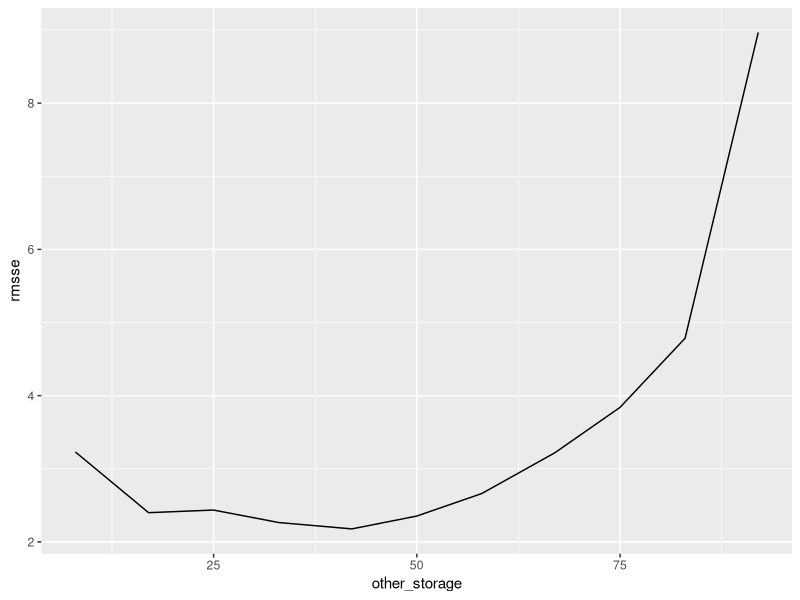
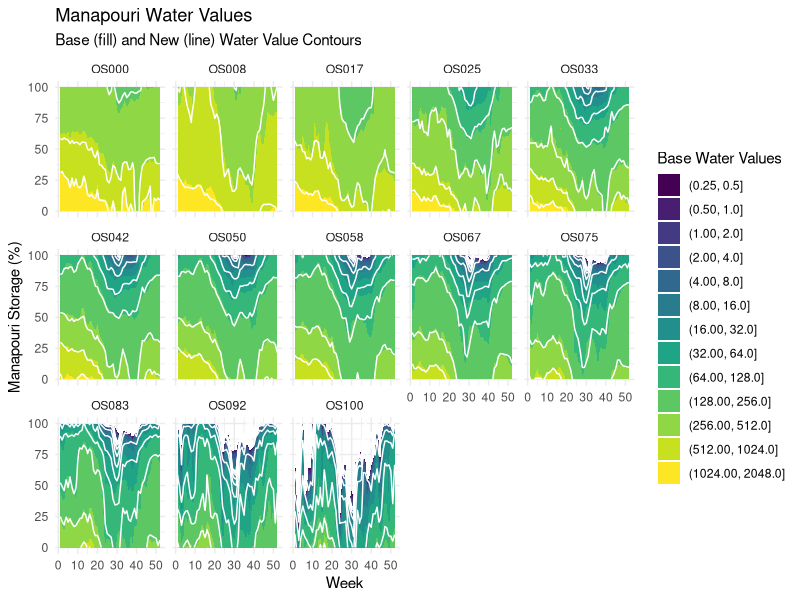
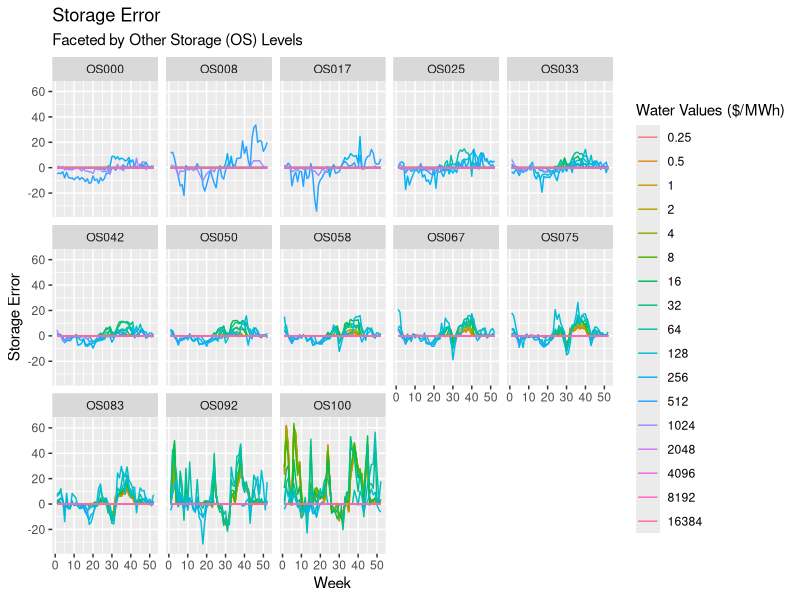
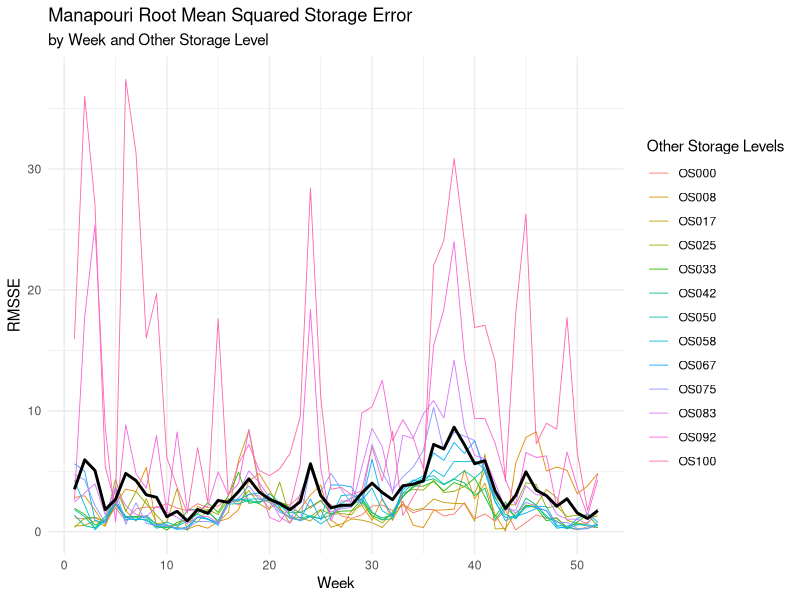
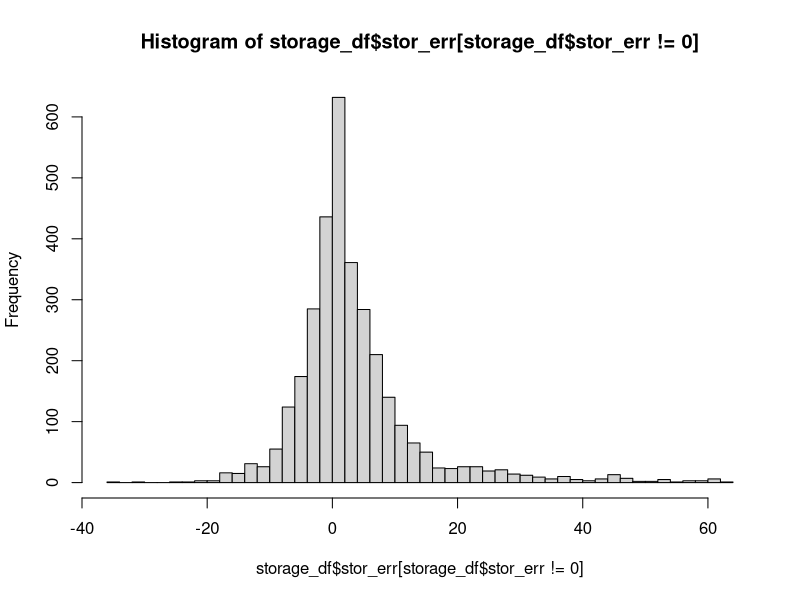

These figures' R source, in order:
## ---- chunk 1
knitr::opts_chunk$set(echo = TRUE)
library(tidyverse)
## ---- chunk 2
# Load in WVs from full run (91 years + mean joiner)
# Load in WVs from alternate data set

weeks <- 54
burnin <- 80

df <- read_csv("Apr24B_AVG_0011_WVX.csv") |>  
  mutate(rn = row_number(),
         week = (rn - 1) %% (weeks + burnin) + 1,
         other_storage = floor((rn-1)/(weeks + burnin)),
         other_storage = round(other_storage / 12 * 100),
         ) |> 
  select(-rn) |> 
  pivot_longer(-c(week, other_storage), 
               names_to = "storage", values_to = "wv_base") |> 
  mutate(storage = round(as.double(storage)*100),
         wv_base = as.double(wv_base),
         os_label = paste0("OS", str_pad(other_storage, width = 3, pad = "0"))
         )

new <- read_csv("Apr24B_0015_WVX.csv") |>  
  mutate(rn = row_number(),
         week = (rn - 1) %% (weeks + burnin) + 1,
         other_storage = floor((rn-1)/(weeks + burnin)),
         other_storage = round(other_storage / 12 * 100),
         ) |> 
  select(-rn) |> 
  pivot_longer(-c(week, other_storage), 
               names_to = "storage", values_to = "wv_new") |> 
  mutate(storage = round(as.double(storage)*100),
         wv_new = as.double(wv_new)
         )

## join the two data sets

if (dim(df)[1] != dim(new)[1]) {
  stop("Data sets are not the same length")
} else {
  df <- df |> 
    bind_cols(new[,"wv_new"]) 
}

## ---- chunk 3

week <- 1:(weeks-1)

wv <- 2^(-2:14)

other_storage <- df |> 
  distinct(other_storage) |>
  arrange(other_storage) |>
  pull(other_storage)

storage_df <- expand_grid(week = week,
                       wv = wv,
                       other_storage = other_storage)


storage_base <- function(wv, week, other_storage) {
  # filter data by week and storage level
  filtered_df <- df |> 
    filter(week == !!week,
           other_storage == !!other_storage)
  
  # check that there are enough data points to interpolate
  if (nrow(filtered_df) < 2) {
    stop("Not enough data points to interpolate")
  }
  
  # interpolate the data using approx()
  storage_base <- approx(x = filtered_df$wv_base,
                                 y = filtered_df$storage,
                                 xout = wv, rule = 2)$y
  return(storage_base)
}

storage_new <- function(wv, week, other_storage) {
  # filter data by week and storage level
  filtered_df <- df |> 
    filter(week == !!week,
           other_storage == !!other_storage)
  
  # check that there are enough data points to interpolate
  if (nrow(filtered_df) < 2) {
    stop("Not enough data points to interpolate")
  }
  
  # interpolate the data using approx()
  storage_new <- approx(x = filtered_df$wv_new,
                                 y = filtered_df$storage,
                                 xout = wv, rule = 2)$y
  return(storage_new)
}




storage_df <- storage_df |> 
  mutate(stor_base = pmap_dbl(list(wv, week, other_storage), storage_base),
         stor_new = pmap_dbl(list(wv, week, other_storage), storage_new),
         stor_err = stor_new - stor_base, 
         sq_stor_err = stor_err^2,
         os_label = paste0("OS", str_pad(other_storage, width = 3, pad = "0"))
         )

# Define %notin% operator
`%notin%` <- function(x, y) {
  !(x %in% y)
}


storage_df %>% 
  group_by(other_storage) %>%
  summarise(rmsse = sqrt(mean(sq_stor_err))) %>% 
  filter(other_storage %notin% c(0,100)) |>
  ggplot(aes(x = other_storage, y = rmsse)) +
  geom_line()

storage_df %>% 
  group_by(other_storage) %>%
  summarise(rmsse = sqrt(mean(sq_stor_err))) %>% 
  print()

head(storage_df)

## ---- chunk 4

df %>% 
  filter(week < 53,
         # other_storage %notin% c(0,100)
         ) |>
  ggplot() +
  geom_contour_filled(aes(x = week, y = storage, z = wv_base), breaks = 2^(-2:14)) +
  geom_contour(aes(x = week, y = storage, z = wv_new), color = "white", breaks = 2^(-2:14)) +  # Add contour lines for clarity
  labs(title = "Manapouri Water Values",
       subtitle = "Base (fill) and New (line) Water Value Contours",
       fill = "Base Water Values",
       x = "Week",
       y = "Manapouri Storage (%)") +
  facet_wrap(~os_label, nrow = 3) +
  theme_minimal()

storage_df |> 
  filter(week < 53,
         # other_storage %notin% c(0,100)
         ) |>
  ggplot(aes(x = week, y = stor_err, group = wv)) +
  geom_line(aes(color = as.factor(wv))) +
  labs(title = "Storage Error",
       subtitle = "Faceted by Other Storage (OS) Levels",
       x = "Week",
       y = "Storage Error",
       color = "Water Values ($/MWh)") +
  facet_wrap(~os_label, nrow = 3)

wide_storage_df <- storage_df %>% 
  filter(week < 53,
         # other_storage %notin% c(0,100)
         ) |>
  group_by(other_storage,week) %>%
  summarise(rmsse = sqrt(mean(sq_stor_err))) |>
  pivot_wider(names_from = other_storage, values_from = rmsse) |>
  rename_with(
    .fn = ~ paste0("OS", str_pad(.x, width = 3, pad = "0")),
    .cols = -1
  ) |>
  mutate(Mean = rowMeans(across(-week))) %>% 
  pivot_longer(-week, names_to = "OS", values_to = "RMSSE")

wide_storage_df |>
  filter(OS != "Mean") %>% 
  ggplot(aes(x = week, y = RMSSE, group = OS, color = OS)) +
  geom_line(linewidth = .3) +
  geom_line(data = wide_storage_df %>% filter(OS == "Mean"), aes(x = week, y = RMSSE), color = "black", linewidth = 1) +
  labs(title = "Manapouri Root Mean Squared Storage Error",
       subtitle = "by Week and Other Storage Level",
       x = "Week",
       y = "RMSSE",
       color = "Other Storage Levels") +
  theme_minimal()

Grand_RMSSE <- wide_storage_df |>
  filter(OS != "Mean") |>
  pull(RMSSE) |>
  mean() %>% 
  print()

summary(storage_df$stor_err)

hist(storage_df$stor_err[storage_df$stor_err!= 0], breaks = 50)

